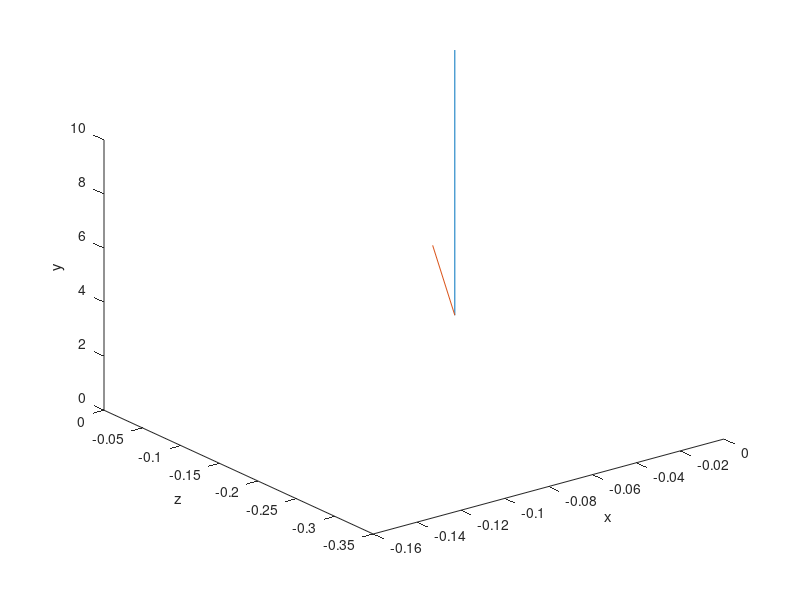

The MATLAB source for this figure:
%% для получения информации введите команду >> help
% /* ***************************************************************************************************   */
% /* 	|Author: Vladislavert         |ssssssssssssssso++——+++osssssssssssssssssssssssssssssssssssssssss|  */
% /* 	|e-mail: chuvarevan@mail.ru   |yyyysoooooo..   /   |    ./yyyyyyyyyyosshhhhhyyyyyyyyyyyyyyyyyyyy|  */
% /* 	|_____________________________|yyyyyyysssso////  /syyyyyyyyyyyyyyy0    /yhhhhhyyyyyyyyyyyyyyyyyy|  */
% /*	|ssysyyyyysssyyyyyyyyyyyyyyyyyyyyyyyyyyyyyyso+   /ssyyyyyyyyyyyyso    0yhhhhhhhhyhyyyyyyyyyyyyyy|  */
% /*	|syyyyyys+.     ++osy      ...sssoosssssssoo+ +o/osssyyyyso+//s/ /oyyyhyhhhhhhhyyyyyyyyyyyyyyyyy|  */
% /*	|syyyyyysooo+/::/+/  ++++oooo+++ooooosssssshhyyyyyooo+//+oo++/ /:os+++++++++++++yyhhhyyyyyyyyyyy|  */
% /*	|ssssyyyyyys+/    ///////yyyyyys:--::/syo+//:/::::::/ooo+///  /oys\.          /ossyyyyyyyyyy'sss|  */
% /*	|yyyyyysyys/    ::://///////::/:------+s/::----::::::::/:-//+osssyyyyyyyss+/::://o ..........+ss|  */
% /*	|syyyyyyyso/   :ooooooooo---/-----::---:::----::::--:/----://+oooossyyhhhhhy/::::  :oyyyyyyyyyyy|  */
% /*	|yyysyyyyso+ +++/:ooooooo--/-0----/-/-----::::::::.-::::----+/:::::///++++++|     ////shhhhyyyyy|  */
% /*	|ysyyyyyysssossss+/:+oooo:|-00---/-0-..-----.-:---.-------::: ++++++++++//:::/   //::/oyhyyyyyyy|  */
% /*	|syyyyyysssssyyyo+/osssss+-\-0-:|-00.....--...-//:.----::      ssooooooossso+//  ::/+ooyyyyyyyyy|  */
% /*	|yyyyyyssssyyyyso+ssyyyyys+::-\+-\-0---.----..://+o::::-      /sysso+ossooooo++/  //+oosssssysss|  */
% /*	|yyyyyysssyyyyyoosyyyyyyyyyss+--/--------:----:::::::     ///sssssssyssoosoooo\ +++ossyyysyyyyyy|  */
% /*	|ysyyyysyyyyyysssyyyyyyysssso+::::--::/+++/://::://+     ::+osyyhhhyysssssssssso+oossssyyyyyyyyy|  */
% /*	|sssyysyyyyyyyyyyyyyyyyyysssoooo++/++++oooo+++////////\::::/+osyyhhyhyyyssssyyssooosyyyyyyyyyyyy|  */
% /*	|sysyysyyyyyyyyyyyyyyyyyyyyssosoo++++o+oo++///::::|::::::|::::: +osyyhyyssssyyyyyysssyhhhyyyyyyy|  */
% /*	╔═══╦═══╦═══╦══╦══╗yyyyyysyo////\                  \---/-        /+syyyssssyyyyhhyysyyyhyyyyyyyy|  */
% /*	║╔═╗║╔══╣╔══╩╗╔╣╔═╣╗─╔══╦══╗oooooooooo++++o+++/:::/:::/++         /oyyyyssyyhhhhhyhhyhhhyyyyyyyy|  */
% /*	║╚═╝║╚══╣║╔═╗║║║╚═╣║─║╔╗║╔╗║yysyyyso+++ssosoo+o+/::::::-:+ooo+        syyyyyyyhhyhhhhyyyyyyyyyyy|  */
% /*	║╔╗╔╣╔══╣║╚╗║║║╚═╗║║─║╚╝║╚╝╚╗yyyssssoosoo++++++++:---:--:+oossso       oyysyyhhhhhhhhyhhyyhhyyyy|  */
% /*	║║║║║╚══╣╚═╝╠╝╚╦═╝║╚═╣╔╗║ ═ ║ysyysssssoooooooo++++:----::+oossysso++    oyyhyyhhyhyyhyhyyhyhyyyy|  */
% /*	╚╝╚╝╚═══╩═══╩══╩══╩══╩╝╚╩═══╝yyysssssooooo++++++//:---:/++oosssssysss+: osyhhhyhhyyhyyyyyyyyyyyy|  */
% /* ***************************************************************************************************   */
% latitude(широта)
% Longitude(долгота)
% Altitude(высота)
% Значение углов ориентации во время начальной выставки БИНС
% Azimuth(Азимут)
% Pitch(Тангаж)
% Roll(Крен)

% определение положение в WGS-84
% 1. Накопить позицию по GPS(провести начальную выставку, в том числе БИНС)
% для дальнейшего перевода из стартовой СК в ГСК
% 2. Перевод из ССК в связанные нормальные оси(СНС) с помощью матрицы
% повротов, для определение позиции в стартовой СК
% 3. Перевод из стартовой СК в геоцентрическую СК(WGS-84) с помощью
% сложения

%%
% положение в WGS-84
% latitude(широта) = 55.814068
% Longitude(долгота) = 37.50038
% Altitude(высота) = 210.7
% Значение углов ориентации во время начальной выставки БИНС
% Azimuth(Азимут) = 320.0798
% Pitch(Тангаж) = 0.6876
% Roll(Крен) = -1.9878

%%
coordinateWGS = [55.814068, 37.50038, 210.7];
g = 9.81439;

%angl = [0*pi/180; 90*pi/180; 45*pi/180];
% angl = [deg2rad(0.6876); deg2rad(-1.9878); deg2rad(320.0798)];

% крен, рысканье, тангаж
angl = [deg2rad(1.9878); deg2rad(320.0798); deg2rad(0.6876)];

R = [cos(angl(3))*cos(angl(2)), sin(angl(1))*sin(angl(3))*cos(angl(2))-cos(angl(1))*sin(angl(2)), cos(angl(1))*sin(angl(3))*cos(angl(2))+sin(angl(1))*sin(angl(2));...
     cos(angl(3))*sin(angl(2)), sin(angl(1))*sin(angl(3))*sin(angl(2))+cos(angl(1))*cos(angl(2)), cos(angl(1))*sin(angl(3))*sin(angl(2))-sin(angl(1))*cos(angl(2));...
     -sin(angl(3))                                       , sin(angl(1))*cos(angl(3))                                        , cos(angl(1))*cos(angl(3))] ;

Vector = [0; 0; g];
Rotation = R*Vector

plot3([0,Vector(1)],[0,Vector(2)],[0,Vector(3)])
hold on
plot3([0,Rotation(1)],[0,Rotation(2)],[0,Rotation(3)])
xlabel('x')
ylabel('z')
zlabel('y')

%% реализация алгоритма получения позиции в стартовой СК

%% реализация алгоритма перевода из стартовой СК в геоцентрическую СК
















